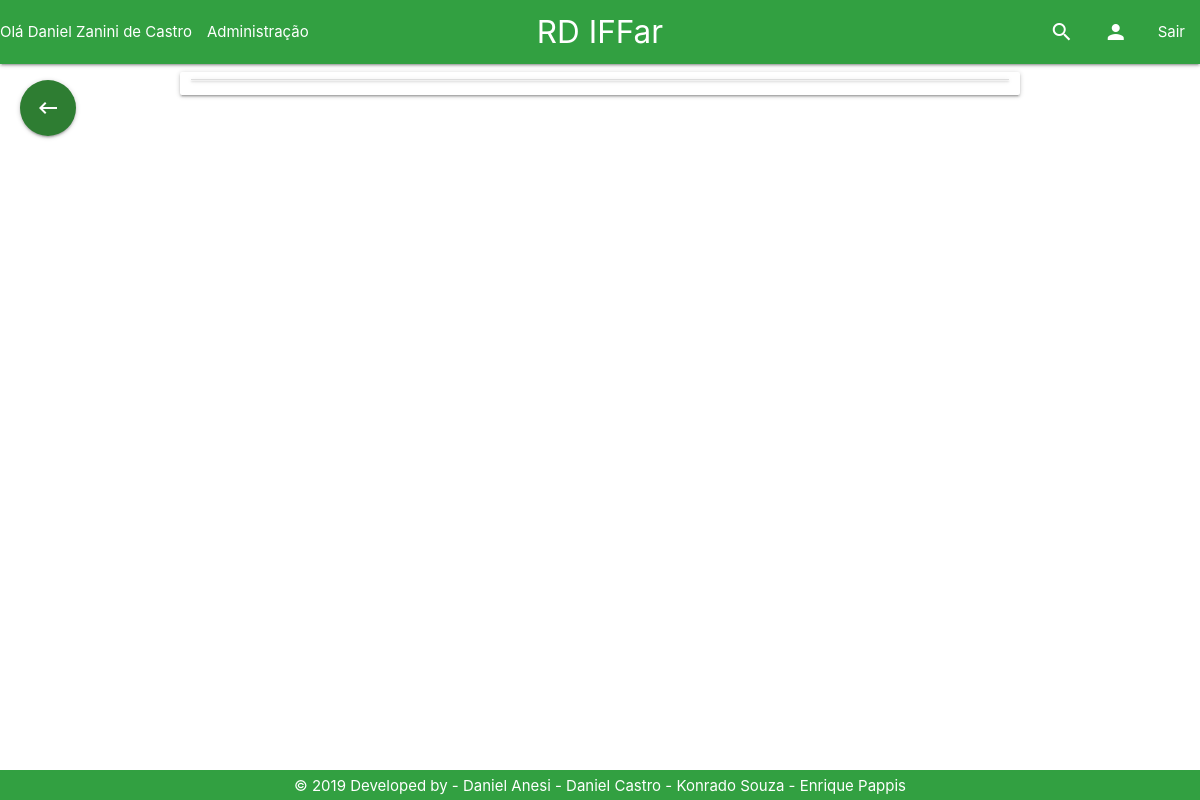
The app's page /Tela/listagemPesquisa.php (signed in), older data.
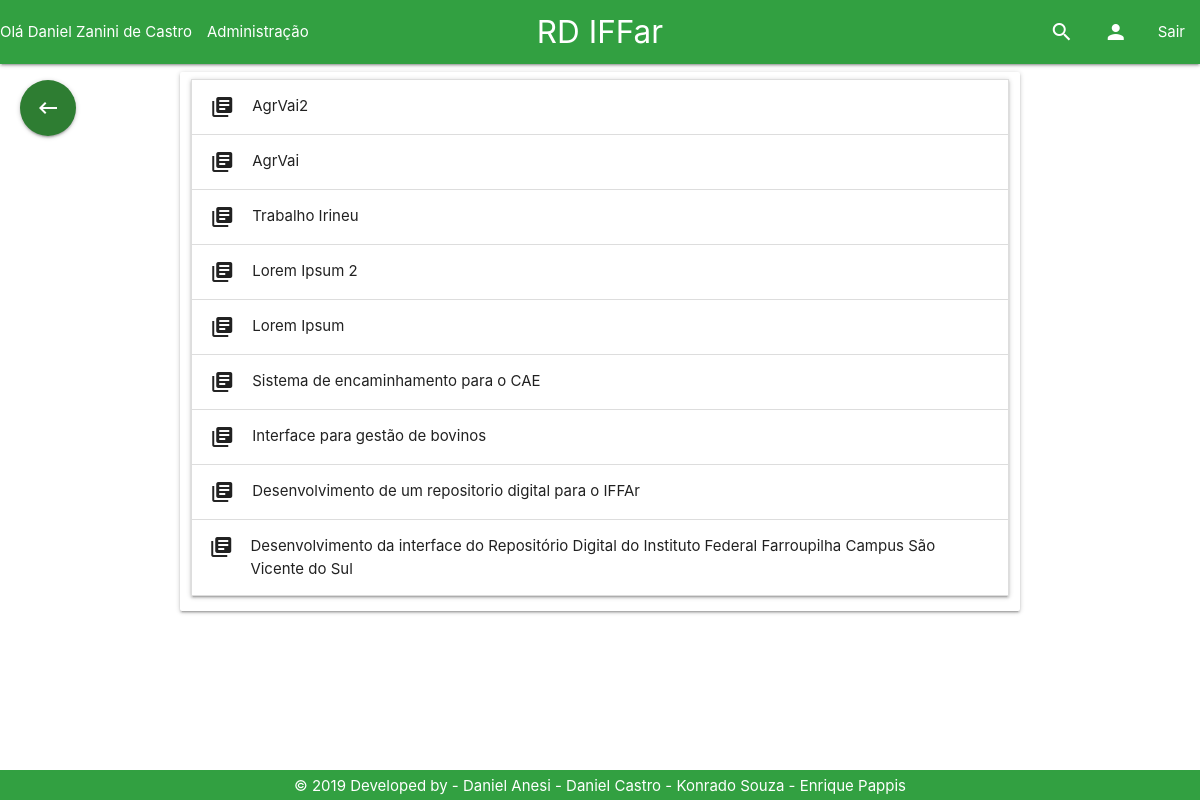
The same page, newer data.
### tables this page shows
CREATE TABLE `trabalho` (
  `id_trabalho` int(11) NOT NULL,
  `id_usuario` int(11) NOT NULL,
  `nome` varchar(200) NOT NULL,
  `resumo` varchar(4500) NOT NULL,
  `categoria` varchar(20) NOT NULL,
  `autores` varchar(200) NOT NULL,
  `orientadores` varchar(200) DEFAULT NULL,
  `coorientadores` varchar(200) DEFAULT NULL,
  `palavras_chave` varchar(100) NOT NULL,
  `data_submissao` varchar(40) DEFAULT NULL,
  `caminho` varchar(80) NOT NULL,
  `id_turma` int(11) NOT NULL,
  `numero_acessos` int(11) DEFAULT NULL,
  `numero_downloads` int(11) DEFAULT NULL,
  `publicado` int(1) NOT NULL DEFAULT 0
);

### Modelo/Usuario.php (called while the page is built, shortened)
<?php
class usuario{
protected $nome;
protected $administrador;
public function __construct() {
    if (func_num_args() != 0) {
        $atributos = func_get_args()[0];
        }
    }
     public function getNome(){
         return $this->nome;
     }
     function getAdministrador() {
         return $this->administrador;
     }
}

### Controle/trabalhoPDO.php (called while the page is built, shortened)
<?php
if (realpath('./index.php')) {
    include_once './Controle/conexao.php';
    include_once './Controle/usuarioPDO.php';
    include_once './Modelo/Trabalho.php';
    include_once './Modelo/Usuario.php';
    include_once './Modelo/Email.php';
} else {
    if (realpath('../index.php')) {
        include_once '../Controle/usuarioPDO.php';
        include_once '../Modelo/Trabalho.php';
        include_once '../Modelo/Usuario.php';
    }
}
class TrabalhoPDO
{
    public function selectTrabalho()
    {
        $con = new conexao();
        $pdo = $con->getConexao();
        $stmt = $pdo->prepare('select * from trabalho ORDER BY id_trabalho desc;');
        $stmt->execute();
        if ($stmt->rowCount() > 0) {
            return $stmt;
        } else {
            return false;
        }
    }
}

### Modelo/Trabalho.php (called while the page is built, shortened)
<?php
class trabalho{
private $nome;
public function __construct() {
    if (func_num_args() != 0) {
        $atributos = func_get_args()[0];
        }
    }
     public function getNome(){
         return $this->nome;
     }
}

### Tela/listagemPesquisa.php (the view, shortened to what this page needs)
<!DOCTYPE html>
<?php
if (realpath('./index.php')) {
    include_once './Controle/conexao.php';
    include_once './Controle/trabalhoPDO.php';
    include_once './Controle/cursoPDO.php';
    include_once './Controle/turmaPDO.php';
    include_once './Modelo/Usuario.php';
    include_once './Modelo/Trabalho.php';
} else {
    include_once '../Controle/trabalhoPDO.php';
    include_once '../Modelo/Usuario.php';
    include_once '../Modelo/Trabalho.php';
}
include_once '../Base/header.php';
include_once '../Base/nav.php';
?>
<html>
    <head>
    </head>
    <body>
    <main>
        <div class="container">
            <div class="row">
                <div class="col s12 l12 card">
                    <ul class="collapsible">
                        <?php
                        $trabalhoListar = new trabalhoPDO();
                        $usuarioListar = new usuarioPDO();
                        $cursoListar = new cursoPDO();
                        $turmaListar = new turmaPDO();
                        if ($_GET['c'] != null) {
                            switch ($_GET['msg']) {
                                case "Trabalho":
                                    $sql = $trabalhoListar->selectTrabalho();
                                    break;
                                case "TrabalhoCategoria":
                                    $sql = $trabalhoListar->selectTrabalhoCategoria($_GET['c']);
                                    break;
                                case "TrabalhoNome":
                                    $sql = $trabalhoListar->selectTrabalhoNome($_GET['c']);
                                    break;
                                case "TrabalhoData_submissao":
                                    $sql = $trabalhoListar->selectTrabalhoData_submissao($_GET['c']);
                                    break;
                                case "UsuarioNome":
                                    $sqlUsuario = $usuarioListar->selectUsuarioNome($_GET['c']);
                                    $user = new usuario($sqlUsuario);
                                    $idUsuario = $user->getId();
                                    header("Location: ?=" . $idUsuario);
                                    $sql = $trabalhoListar->selectTrabalhoId_usuario($idUsuario);
                                    break;
                                case "Curso":
                                    $sql = $cursoListar->selectCursoNome($_GET['c']);
                                    break;
                                case "Turma":
                                    $sql = $turmaListar->selectTurmaNome($_GET['c']);
                                    break;
                            }
                        } else {
                            $sql = $trabalhoListar->selectTrabalho();
                        }
                        if ($sql != false) {
                            while ($resultado = $sql->fetch()) {
                                $tr = new trabalho($resultado);
                                ?>
                                <li>
                                    <div class="collapsible-header"><i class="material-icons">library_books</i><?php echo $tr->getNome(); ?></div>
                                </li>
                                <?php
                            }
                        } else {
                            header("msg=falha");
                        }
                        ?>
                    </ul>
                </div>
            </div>
        </div>
    </main>
        <?php
        include_once '../Base/footer.php';
        ?>
    </body>
</html>

### Base/header.php (shortened to what this page needs)
<?php
$pontos = "";
if (realpath("./index.php")) {
    $pontos = './';
} else {
    if (realpath("../index.php")) {
        $pontos = '../';
    }
}
?>
<link rel="stylesheet" href="<?php echo $pontos; ?>/css/materialize.css">
<link rel="stylesheet" href="<?php echo $pontos; ?>/css/custom.css">

### Base/nav.php (shortened to what this page needs)
<?php
$pontos = "";
if (realpath("./index.php")) {
    $pontos = './';
} else {
    if (realpath("../index.php")) {
        $pontos = '../';
    }
}
if (realpath('./index.php')) {
    include_once './Controle/conexao.php';
    include_once './Controle/usuarioControle.php';
    include_once './Modelo/Usuario.php';
} else {
    if (realpath('../index.php')) {
        include_once '../Modelo/Usuario.php';
    }
}
if (isset($_SESSION['usuario'])) {
    include_once $pontos . 'Modelo/usuario.php';
    $usuario = unserialize($_SESSION['usuario']);
    if ($usuario->getAdministrador() ==1) {
        include_once $pontos . 'Base/navAdm.php';
    } else {
        include_once $pontos . 'Base/navPadrao.php';
    }
} else {
    include_once $pontos . 'Base/navBar.php';
}

### Base/navAdm.php (shortened to what this page needs)
<?php
$pontos = "";
if (realpath("./index.php")) {
    $pontos = './';
} else {
    if (realpath("../index.php")) {
        $pontos = '../';
    }
}
if (realpath('./index.php')) {
    include_once './Controle/conexao.php';
    include_once './Modelo/Usuario.php';
} else {
    if (realpath('../index.php')) {
        include_once '../Modelo/Usuario.php';
    } else {
        if (realpath('../../index.php')) {
            include_once '../../Controle/conexao.php';
            include_once '../../Modelo/Usuario.php';
        }
    }
}
?>
<div class="navbar-fixed">
    <?php
    include_once $pontos . "Modelo/Usuario.php";
    ?>
    <nav class="nav-extended corpadrao">
        <div class="nav-wrapper">
            <a href="<?php echo $pontos; ?>index.php" class="brand-logo center">RD IFFar</a>
            <?php
            include_once $pontos . "Modelo/Usuario.php";
            if (isset($_SESSION['usuario'])) {
                $logado = new usuario(unserialize($_SESSION['usuario']));
                ?>
                <ul id="nav-mobile" class="left hide-on-med-and-down">
                    <li>Olá <?php echo $logado->getNome(); ?></li>
                    <li><a class='dropdown-trigger' data-target='dropdown1'>Administração</a></li>
                </ul>
                <?php
            }
            ?>
            <ul id="nav-mobile" class="right hide-on-med-and-down">
                <li><a href="<?php echo $pontos; ?>Tela/pesquisa.php" style="color: white;"><i class="small material-icons">search</i></a></li>
                <li><a href="<?php echo $pontos; ?>Tela/perfil.php" style="color: white;"><i class="small material-icons">person</i></a></li>
                <li><a href="<?php echo $pontos; ?>Controle/usuarioControle.php?function=logout">Sair</a></li>
            </ul>
        </div>
    </nav>
</div>

### Base/footer.php (shortened to what this page needs)
<footer class="center corpadrao">
    <div class="footer-copyright white-text" ><a href="#" class="white-text">
            © 2019 Developed by - Daniel Anesi - Daniel Castro - Konrado Souza - Enrique Pappis</a>
        </div>
</footer>
<a class="btn-floating hide-on-med-and-down btn-large green darken-3" href="javascript:history.back()" style=" position: fixed; top: 80px; left: 20px; "><i class="material-icons">keyboard_backspace</i></a>

### css/custom.css (style rules this page uses)
footer { position: fixed; bottom: 0; width: 100%; padding-top: 5px; padding-bottom: 3px; }
.corpadrao { background-color: #32A041; }
body { display: flex; min-height: 100vh; flex-direction: column; }
main { flex: 1 0 auto; }

Row changes from the older to the newer data that the page shows:
added trabalho: nome "AgrVai2"
added trabalho: nome "AgrVai"
added trabalho: nome "Trabalho Irineu"
added trabalho: nome "Lorem Ipsum 2"
added trabalho: nome "Lorem Ipsum"
added trabalho: nome "Sistema de encaminhamento para o CAE"
added trabalho: nome "Interface para gestão de bovinos"
added trabalho: nome "Desenvolvimento de um repositorio digital para o IFFAr"
added trabalho: nome "Desenvolvimento da interface do Repositório Digital do Instituto Federal Farroupilha Campus São Vicente do Sul"
